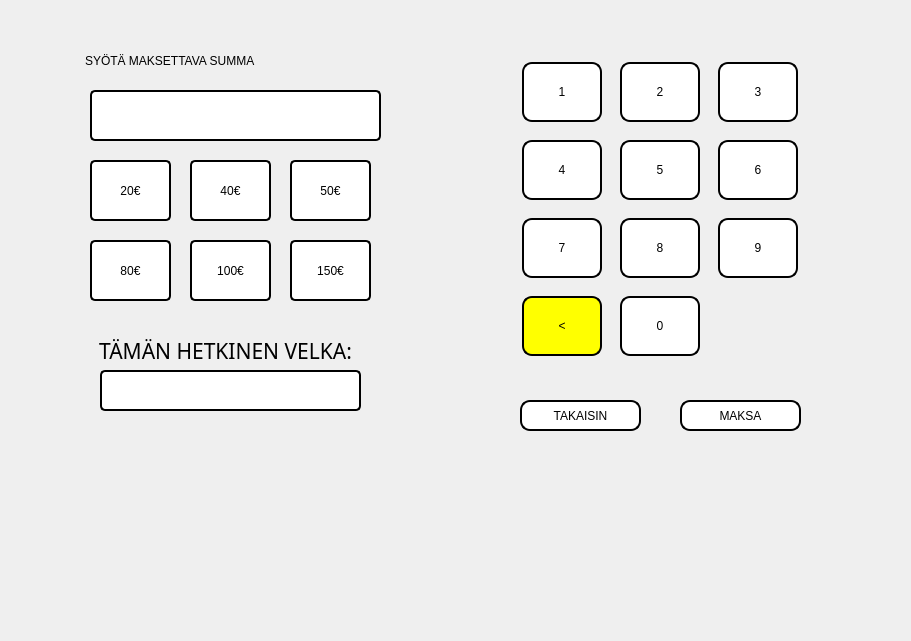
<?xml version="1.0" encoding="UTF-8"?>
<ui version="4.0">
 <class>PayCreditPage</class>
 <widget class="QWidget" name="PayCreditPage">
  <property name="geometry">
   <rect>
    <x>0</x>
    <y>0</y>
    <width>911</width>
    <height>641</height>
   </rect>
  </property>
  <property name="sizePolicy">
   <sizepolicy hsizetype="Ignored" vsizetype="Ignored">
    <horstretch>0</horstretch>
    <verstretch>0</verstretch>
   </sizepolicy>
  </property>
  <property name="windowTitle">
   <string>Form</string>
  </property>
  <property name="styleSheet">
   <string notr="true">QPushButton 
{
	font: 16pt &quot;Squada One&quot;;
    background-color: qlineargradient(x1: 0, y1: 0, x2: 0, y2: 1, stop: 0 white, stop: 1 grey);
	border-style: solid;
	border-color: black;
	border-width: 2px;
	border-radius: 10px;
}
QLabel 
{
	font: 16pt &quot;Squada One&quot;;
	border-style: solid;
	border-color: black;
	border-width: 2px;
	border-radius: 5px;
}

QLabel:focus
{
	border-color: red;
}</string>
  </property>
  <widget class="QPushButton" name="Btn_Takaisin">
   <property name="geometry">
    <rect>
     <x>520</x>
     <y>400</y>
     <width>121</width>
     <height>31</height>
    </rect>
   </property>
   <property name="styleSheet">
    <string notr="true">selection-color: rgb(0, 170, 255);
background-color: rgb(255, 255, 255);</string>
   </property>
   <property name="text">
    <string>TAKAISIN</string>
   </property>
  </widget>
  <widget class="QWidget" name="gridLayoutWidget_2">
   <property name="geometry">
    <rect>
     <x>510</x>
     <y>50</y>
     <width>301</width>
     <height>321</height>
    </rect>
   </property>
   <layout class="QGridLayout" name="gridLayout_3">
    <item row="2" column="2">
     <widget class="QPushButton" name="Btn_20">
      <property name="sizePolicy">
       <sizepolicy hsizetype="Fixed" vsizetype="Fixed">
        <horstretch>0</horstretch>
        <verstretch>0</verstretch>
       </sizepolicy>
      </property>
      <property name="minimumSize">
       <size>
        <width>80</width>
        <height>60</height>
       </size>
      </property>
      <property name="baseSize">
       <size>
        <width>0</width>
        <height>0</height>
       </size>
      </property>
      <property name="styleSheet">
       <string notr="true">background-color: rgb(255, 255, 255);</string>
      </property>
      <property name="text">
       <string>8</string>
      </property>
     </widget>
    </item>
    <item row="1" column="2">
     <widget class="QPushButton" name="Btn_21">
      <property name="sizePolicy">
       <sizepolicy hsizetype="Fixed" vsizetype="Fixed">
        <horstretch>0</horstretch>
        <verstretch>0</verstretch>
       </sizepolicy>
      </property>
      <property name="minimumSize">
       <size>
        <width>80</width>
        <height>60</height>
       </size>
      </property>
      <property name="baseSize">
       <size>
        <width>0</width>
        <height>0</height>
       </size>
      </property>
      <property name="styleSheet">
       <string notr="true">background-color: rgb(255, 255, 255);</string>
      </property>
      <property name="text">
       <string>5</string>
      </property>
     </widget>
    </item>
    <item row="2" column="3">
     <widget class="QPushButton" name="Btn_22">
      <property name="sizePolicy">
       <sizepolicy hsizetype="Fixed" vsizetype="Fixed">
        <horstretch>0</horstretch>
        <verstretch>0</verstretch>
       </sizepolicy>
      </property>
      <property name="minimumSize">
       <size>
        <width>80</width>
        <height>60</height>
       </size>
      </property>
      <property name="baseSize">
       <size>
        <width>0</width>
        <height>0</height>
       </size>
      </property>
      <property name="styleSheet">
       <string notr="true">background-color: rgb(255, 255, 255);</string>
      </property>
      <property name="text">
       <string>9</string>
      </property>
     </widget>
    </item>
    <item row="1" column="1">
     <widget class="QPushButton" name="Btn_23">
      <property name="sizePolicy">
       <sizepolicy hsizetype="Fixed" vsizetype="Fixed">
        <horstretch>0</horstretch>
        <verstretch>0</verstretch>
       </sizepolicy>
      </property>
      <property name="minimumSize">
       <size>
        <width>80</width>
        <height>60</height>
       </size>
      </property>
      <property name="baseSize">
       <size>
        <width>0</width>
        <height>0</height>
       </size>
      </property>
      <property name="styleSheet">
       <string notr="true">background-color: rgb(255, 255, 255);</string>
      </property>
      <property name="text">
       <string>4</string>
      </property>
     </widget>
    </item>
    <item row="0" column="2">
     <widget class="QPushButton" name="Btn_24">
      <property name="sizePolicy">
       <sizepolicy hsizetype="Fixed" vsizetype="Fixed">
        <horstretch>0</horstretch>
        <verstretch>0</verstretch>
       </sizepolicy>
      </property>
      <property name="minimumSize">
       <size>
        <width>80</width>
        <height>60</height>
       </size>
      </property>
      <property name="baseSize">
       <size>
        <width>0</width>
        <height>0</height>
       </size>
      </property>
      <property name="styleSheet">
       <string notr="true">background-color: rgb(255, 255, 255);</string>
      </property>
      <property name="text">
       <string>2</string>
      </property>
     </widget>
    </item>
    <item row="0" column="1">
     <widget class="QPushButton" name="Btn_25">
      <property name="sizePolicy">
       <sizepolicy hsizetype="Fixed" vsizetype="Fixed">
        <horstretch>0</horstretch>
        <verstretch>0</verstretch>
       </sizepolicy>
      </property>
      <property name="minimumSize">
       <size>
        <width>80</width>
        <height>60</height>
       </size>
      </property>
      <property name="baseSize">
       <size>
        <width>0</width>
        <height>0</height>
       </size>
      </property>
      <property name="styleSheet">
       <string notr="true">background-color: rgb(255, 255, 255);</string>
      </property>
      <property name="text">
       <string>1</string>
      </property>
     </widget>
    </item>
    <item row="0" column="3">
     <widget class="QPushButton" name="Btn_26">
      <property name="sizePolicy">
       <sizepolicy hsizetype="Fixed" vsizetype="Fixed">
        <horstretch>0</horstretch>
        <verstretch>0</verstretch>
       </sizepolicy>
      </property>
      <property name="minimumSize">
       <size>
        <width>80</width>
        <height>60</height>
       </size>
      </property>
      <property name="baseSize">
       <size>
        <width>0</width>
        <height>0</height>
       </size>
      </property>
      <property name="styleSheet">
       <string notr="true">background-color: rgb(255, 255, 255);</string>
      </property>
      <property name="text">
       <string>3</string>
      </property>
     </widget>
    </item>
    <item row="1" column="3">
     <widget class="QPushButton" name="Btn_27">
      <property name="sizePolicy">
       <sizepolicy hsizetype="Fixed" vsizetype="Fixed">
        <horstretch>0</horstretch>
        <verstretch>0</verstretch>
       </sizepolicy>
      </property>
      <property name="minimumSize">
       <size>
        <width>80</width>
        <height>60</height>
       </size>
      </property>
      <property name="baseSize">
       <size>
        <width>0</width>
        <height>0</height>
       </size>
      </property>
      <property name="styleSheet">
       <string notr="true">background-color: rgb(255, 255, 255);</string>
      </property>
      <property name="text">
       <string>6</string>
      </property>
     </widget>
    </item>
    <item row="2" column="1">
     <widget class="QPushButton" name="Btn_28">
      <property name="sizePolicy">
       <sizepolicy hsizetype="Fixed" vsizetype="Fixed">
        <horstretch>0</horstretch>
        <verstretch>0</verstretch>
       </sizepolicy>
      </property>
      <property name="minimumSize">
       <size>
        <width>80</width>
        <height>60</height>
       </size>
      </property>
      <property name="baseSize">
       <size>
        <width>0</width>
        <height>0</height>
       </size>
      </property>
      <property name="styleSheet">
       <string notr="true">background-color: rgb(255, 255, 255);</string>
      </property>
      <property name="text">
       <string>7</string>
      </property>
     </widget>
    </item>
    <item row="3" column="2">
     <widget class="QPushButton" name="Btn_29">
      <property name="sizePolicy">
       <sizepolicy hsizetype="Fixed" vsizetype="Fixed">
        <horstretch>0</horstretch>
        <verstretch>0</verstretch>
       </sizepolicy>
      </property>
      <property name="minimumSize">
       <size>
        <width>80</width>
        <height>60</height>
       </size>
      </property>
      <property name="baseSize">
       <size>
        <width>0</width>
        <height>0</height>
       </size>
      </property>
      <property name="styleSheet">
       <string notr="true">background-color: rgb(255, 255, 255);</string>
      </property>
      <property name="text">
       <string>0</string>
      </property>
     </widget>
    </item>
    <item row="3" column="1">
     <widget class="QPushButton" name="Btn_STOP_3">
      <property name="sizePolicy">
       <sizepolicy hsizetype="Fixed" vsizetype="Fixed">
        <horstretch>0</horstretch>
        <verstretch>0</verstretch>
       </sizepolicy>
      </property>
      <property name="minimumSize">
       <size>
        <width>80</width>
        <height>60</height>
       </size>
      </property>
      <property name="baseSize">
       <size>
        <width>40</width>
        <height>40</height>
       </size>
      </property>
      <property name="styleSheet">
       <string notr="true">background-color: rgb(255, 255, 0);</string>
      </property>
      <property name="text">
       <string>&lt;</string>
      </property>
     </widget>
    </item>
   </layout>
  </widget>
  <widget class="QPushButton" name="Btn_Takaisin_2">
   <property name="geometry">
    <rect>
     <x>680</x>
     <y>400</y>
     <width>121</width>
     <height>31</height>
    </rect>
   </property>
   <property name="styleSheet">
    <string notr="true">selection-color: rgb(0, 170, 255);

background-color: rgb(255, 255, 255);</string>
   </property>
   <property name="text">
    <string>MAKSA</string>
   </property>
  </widget>
  <widget class="QPushButton" name="insert_20euros">
   <property name="geometry">
    <rect>
     <x>90</x>
     <y>160</y>
     <width>81</width>
     <height>61</height>
    </rect>
   </property>
   <property name="styleSheet">
    <string notr="true"> border-color: none;
background-color:white;
	font: 16pt &quot;Maiandra GD&quot;;
	border-style: solid;
	border-color: black;
	border-width: 2px;
	border-radius: 5px;</string>
   </property>
   <property name="text">
    <string>20€</string>
   </property>
  </widget>
  <widget class="QPushButton" name="insert_50euros">
   <property name="geometry">
    <rect>
     <x>290</x>
     <y>160</y>
     <width>81</width>
     <height>61</height>
    </rect>
   </property>
   <property name="styleSheet">
    <string notr="true"> border-color: none;
background-color:white;
	font: 16pt &quot;Maiandra GD&quot;;
	border-style: solid;
	border-color: black;
	border-width: 2px;
	border-radius: 5px;</string>
   </property>
   <property name="text">
    <string>50€</string>
   </property>
  </widget>
  <widget class="QLabel" name="label_6">
   <property name="geometry">
    <rect>
     <x>80</x>
     <y>40</y>
     <width>301</width>
     <height>41</height>
    </rect>
   </property>
   <property name="styleSheet">
    <string notr="true">border-color: none;</string>
   </property>
   <property name="text">
    <string>SYÖTÄ MAKSETTAVA SUMMA</string>
   </property>
  </widget>
  <widget class="QPushButton" name="insert_40euros">
   <property name="geometry">
    <rect>
     <x>190</x>
     <y>160</y>
     <width>81</width>
     <height>61</height>
    </rect>
   </property>
   <property name="styleSheet">
    <string notr="true"> border-color: none;
background-color:white;
	font: 16pt &quot;Maiandra GD&quot;;
	border-style: solid;
	border-color: black;
	border-width: 2px;
	border-radius: 5px;</string>
   </property>
   <property name="text">
    <string>40€</string>
   </property>
  </widget>
  <widget class="QPushButton" name="insert_150euros">
   <property name="geometry">
    <rect>
     <x>290</x>
     <y>240</y>
     <width>81</width>
     <height>61</height>
    </rect>
   </property>
   <property name="styleSheet">
    <string notr="true"> border-color: none;
background-color:white;
	font: 16pt &quot;Maiandra GD&quot;;
	border-style: solid;
	border-color: black;
	border-width: 2px;
	border-radius: 5px;</string>
   </property>
   <property name="text">
    <string>150€</string>
   </property>
  </widget>
  <widget class="QPushButton" name="insert_80euros">
   <property name="geometry">
    <rect>
     <x>90</x>
     <y>240</y>
     <width>81</width>
     <height>61</height>
    </rect>
   </property>
   <property name="styleSheet">
    <string notr="true"> border-color: none;
background-color:white;
	font: 16pt &quot;Maiandra GD&quot;;
	border-style: solid;
	border-color: black;
	border-width: 2px;
	border-radius: 5px;</string>
   </property>
   <property name="text">
    <string>80€</string>
   </property>
  </widget>
  <widget class="QTextEdit" name="insert_Credit_Amount">
   <property name="geometry">
    <rect>
     <x>90</x>
     <y>90</y>
     <width>291</width>
     <height>51</height>
    </rect>
   </property>
   <property name="styleSheet">
    <string notr="true">background-color : white; 
color : gray;
	font: 16pt &quot;Maiandra GD&quot;;
	border-style: solid;
	border-color: black;
	border-width: 2px;
	border-radius: 5px;</string>
   </property>
  </widget>
  <widget class="QPushButton" name="insert_100euros">
   <property name="geometry">
    <rect>
     <x>190</x>
     <y>240</y>
     <width>81</width>
     <height>61</height>
    </rect>
   </property>
   <property name="styleSheet">
    <string notr="true"> border-color: none;
background-color:white;
	font: 16pt &quot;Maiandra GD&quot;;
	border-style: solid;
	border-color: black;
	border-width: 2px;
	border-radius: 5px;</string>
   </property>
   <property name="text">
    <string>100€</string>
   </property>
  </widget>
  <widget class="QLabel" name="label_7">
   <property name="geometry">
    <rect>
     <x>90</x>
     <y>330</y>
     <width>271</width>
     <height>41</height>
    </rect>
   </property>
   <property name="font">
    <font>
     <family>Squada One</family>
     <pointsize>16</pointsize>
     <weight>50</weight>
     <italic>false</italic>
     <bold>false</bold>
    </font>
   </property>
   <property name="styleSheet">
    <string notr="true">border-color: none;</string>
   </property>
   <property name="text">
    <string>TÄMÄN HETKINEN VELKA:</string>
   </property>
   <property name="alignment">
    <set>Qt::AlignCenter</set>
   </property>
  </widget>
  <widget class="QLabel" name="Label_Gredit_Saldo">
   <property name="geometry">
    <rect>
     <x>100</x>
     <y>370</y>
     <width>261</width>
     <height>41</height>
    </rect>
   </property>
   <property name="minimumSize">
    <size>
     <width>0</width>
     <height>0</height>
    </size>
   </property>
   <property name="maximumSize">
    <size>
     <width>280</width>
     <height>60</height>
    </size>
   </property>
   <property name="baseSize">
    <size>
     <width>280</width>
     <height>60</height>
    </size>
   </property>
   <property name="mouseTracking">
    <bool>false</bool>
   </property>
   <property name="focusPolicy">
    <enum>Qt::NoFocus</enum>
   </property>
   <property name="styleSheet">
    <string notr="true">background-color : white; 
color : gray;</string>
   </property>
   <property name="frameShape">
    <enum>QFrame::StyledPanel</enum>
   </property>
   <property name="frameShadow">
    <enum>QFrame::Sunken</enum>
   </property>
   <property name="text">
    <string/>
   </property>
   <property name="alignment">
    <set>Qt::AlignCenter</set>
   </property>
  </widget>
 </widget>
 <resources/>
 <connections/>
</ui>
